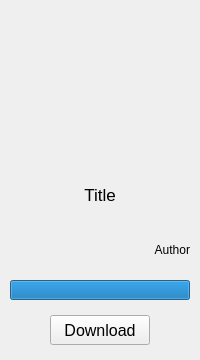
<?xml version="1.0" encoding="UTF-8"?>
<ui version="4.0">
 <class>GameFrame</class>
 <widget class="QWidget" name="GameFrame">
  <property name="geometry">
   <rect>
    <x>0</x>
    <y>0</y>
    <width>200</width>
    <height>360</height>
   </rect>
  </property>
  <property name="sizePolicy">
   <sizepolicy hsizetype="Maximum" vsizetype="Maximum">
    <horstretch>0</horstretch>
    <verstretch>0</verstretch>
   </sizepolicy>
  </property>
  <property name="minimumSize">
   <size>
    <width>200</width>
    <height>360</height>
   </size>
  </property>
  <property name="maximumSize">
   <size>
    <width>200</width>
    <height>360</height>
   </size>
  </property>
  <property name="baseSize">
   <size>
    <width>0</width>
    <height>0</height>
   </size>
  </property>
  <property name="focusPolicy">
   <enum>Qt::NoFocus</enum>
  </property>
  <property name="windowTitle">
   <string notr="true"/>
  </property>
  <property name="autoFillBackground">
   <bool>true</bool>
  </property>
  <property name="styleSheet">
   <string notr="true"/>
  </property>
  <property name="locale">
   <locale language="English" country="UnitedStates"/>
  </property>
  <layout class="QGridLayout" name="GameFrameWidgetLayout">
   <property name="sizeConstraint">
    <enum>QLayout::SetMaximumSize</enum>
   </property>
   <property name="leftMargin">
    <number>0</number>
   </property>
   <property name="topMargin">
    <number>0</number>
   </property>
   <property name="rightMargin">
    <number>0</number>
   </property>
   <property name="bottomMargin">
    <number>0</number>
   </property>
   <property name="spacing">
    <number>0</number>
   </property>
   <item row="0" column="0" alignment="Qt::AlignLeft">
    <widget class="QFrame" name="gameFrame">
     <property name="sizePolicy">
      <sizepolicy hsizetype="Maximum" vsizetype="Maximum">
       <horstretch>0</horstretch>
       <verstretch>0</verstretch>
      </sizepolicy>
     </property>
     <property name="minimumSize">
      <size>
       <width>200</width>
       <height>340</height>
      </size>
     </property>
     <property name="maximumSize">
      <size>
       <width>200</width>
       <height>340</height>
      </size>
     </property>
     <property name="focusPolicy">
      <enum>Qt::ClickFocus</enum>
     </property>
     <property name="lineWidth">
      <number>0</number>
     </property>
     <layout class="QVBoxLayout" name="gameFrameLayout">
      <property name="spacing">
       <number>10</number>
      </property>
      <property name="sizeConstraint">
       <enum>QLayout::SetMaximumSize</enum>
      </property>
      <property name="leftMargin">
       <number>10</number>
      </property>
      <property name="topMargin">
       <number>10</number>
      </property>
      <property name="rightMargin">
       <number>10</number>
      </property>
      <property name="bottomMargin">
       <number>10</number>
      </property>
      <item alignment="Qt::AlignHCenter|Qt::AlignVCenter">
       <widget class="QLabel" name="gameCoverLabel">
        <property name="sizePolicy">
         <sizepolicy hsizetype="Fixed" vsizetype="Fixed">
          <horstretch>0</horstretch>
          <verstretch>0</verstretch>
         </sizepolicy>
        </property>
        <property name="minimumSize">
         <size>
          <width>180</width>
          <height>150</height>
         </size>
        </property>
        <property name="maximumSize">
         <size>
          <width>180</width>
          <height>150</height>
         </size>
        </property>
        <property name="text">
         <string/>
        </property>
        <property name="pixmap">
         <pixmap resource="../resources.qrc">:/images/images/gameFrameLogoLabel-placeholder.png</pixmap>
        </property>
        <property name="scaledContents">
         <bool>true</bool>
        </property>
        <property name="alignment">
         <set>Qt::AlignCenter</set>
        </property>
       </widget>
      </item>
      <item alignment="Qt::AlignHCenter|Qt::AlignVCenter">
       <widget class="QLabel" name="gameTitleLabel">
        <property name="sizePolicy">
         <sizepolicy hsizetype="Maximum" vsizetype="Maximum">
          <horstretch>0</horstretch>
          <verstretch>0</verstretch>
         </sizepolicy>
        </property>
        <property name="minimumSize">
         <size>
          <width>180</width>
          <height>50</height>
         </size>
        </property>
        <property name="maximumSize">
         <size>
          <width>180</width>
          <height>50</height>
         </size>
        </property>
        <property name="font">
         <font>
          <pointsize>13</pointsize>
          <weight>50</weight>
          <bold>false</bold>
         </font>
        </property>
        <property name="text">
         <string>Title</string>
        </property>
        <property name="alignment">
         <set>Qt::AlignCenter</set>
        </property>
        <property name="wordWrap">
         <bool>true</bool>
        </property>
       </widget>
      </item>
      <item alignment="Qt::AlignHCenter|Qt::AlignVCenter">
       <widget class="QLabel" name="gameCreatorLabel">
        <property name="sizePolicy">
         <sizepolicy hsizetype="Maximum" vsizetype="Maximum">
          <horstretch>0</horstretch>
          <verstretch>0</verstretch>
         </sizepolicy>
        </property>
        <property name="minimumSize">
         <size>
          <width>180</width>
          <height>30</height>
         </size>
        </property>
        <property name="maximumSize">
         <size>
          <width>180</width>
          <height>30</height>
         </size>
        </property>
        <property name="font">
         <font>
          <italic>false</italic>
         </font>
        </property>
        <property name="text">
         <string>Author</string>
        </property>
        <property name="alignment">
         <set>Qt::AlignRight|Qt::AlignTrailing|Qt::AlignVCenter</set>
        </property>
        <property name="wordWrap">
         <bool>true</bool>
        </property>
       </widget>
      </item>
      <item>
       <widget class="QProgressBar" name="progressBar">
        <property name="minimumSize">
         <size>
          <width>0</width>
          <height>20</height>
         </size>
        </property>
        <property name="maximumSize">
         <size>
          <width>16777215</width>
          <height>20</height>
         </size>
        </property>
        <property name="minimum">
         <number>0</number>
        </property>
        <property name="maximum">
         <number>100</number>
        </property>
        <property name="value">
         <number>100</number>
        </property>
        <property name="alignment">
         <set>Qt::AlignCenter</set>
        </property>
        <property name="textVisible">
         <bool>false</bool>
        </property>
       </widget>
      </item>
      <item alignment="Qt::AlignHCenter|Qt::AlignVCenter">
       <widget class="QPushButton" name="downloadButton">
        <property name="sizePolicy">
         <sizepolicy hsizetype="Fixed" vsizetype="Fixed">
          <horstretch>0</horstretch>
          <verstretch>0</verstretch>
         </sizepolicy>
        </property>
        <property name="minimumSize">
         <size>
          <width>100</width>
          <height>30</height>
         </size>
        </property>
        <property name="maximumSize">
         <size>
          <width>100</width>
          <height>30</height>
         </size>
        </property>
        <property name="baseSize">
         <size>
          <width>0</width>
          <height>0</height>
         </size>
        </property>
        <property name="font">
         <font>
          <pointsize>12</pointsize>
         </font>
        </property>
        <property name="text">
         <string>Download</string>
        </property>
        <property name="iconSize">
         <size>
          <width>0</width>
          <height>0</height>
         </size>
        </property>
       </widget>
      </item>
     </layout>
    </widget>
   </item>
  </layout>
 </widget>
 <resources>
  <include location="../resources.qrc"/>
 </resources>
 <connections/>
</ui>
